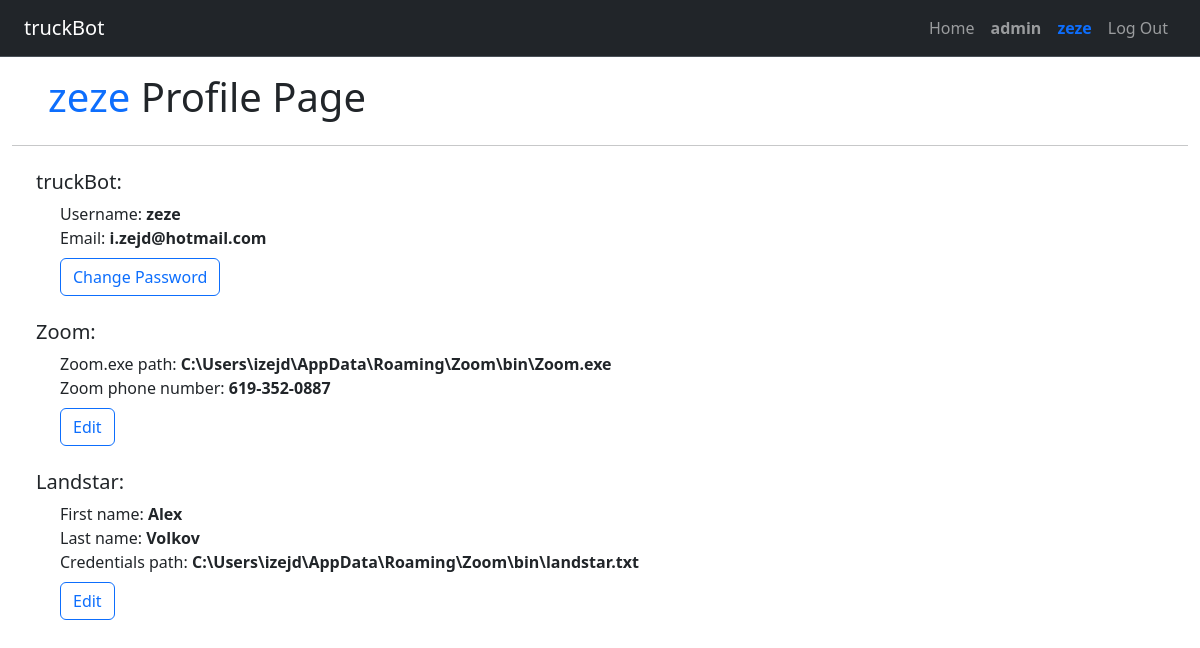
Screenshot of /profile/ (signed in) with the database file from the repository.
### truckBot/models.py (models this page shows, shortened)
class User(AbstractUser):
    zoom_exe_path = models.CharField(max_length=300, blank=True)
    zoom_phone_numb = models.CharField(max_length=150, blank=True)
    landstar_firstname = models.CharField(max_length=50)
    landstar_lastname = models.CharField(max_length=50)
    landstar_credentials_path = models.CharField(max_length=250, blank=True)

### truckBot/views.py (the view, shortened to what this page needs)
# urls.py: path('profile/', views.profile, name="profile"),
@login_required
def profile(request):
    try:
        profile = User.objects.get(username=request.user.username)
        message = None
        return render(request, "truckBot/profile.html", context={
                "profile": profile,
                "message": message})
    except User.DoesNotExist:
        return HttpResponseRedirect(reverse("index"))

### truckBot/templates/truckBot/profile.html (shortened to what this page needs)
{% extends "truckBot/layout.html" %}
{% block body %}
<div class="container-fluid">
    <div class="row mt-3 ms-4">
        <div class="col-12 col-lg-5">
            <h1 class=""> <span class="text-primary"> {{profile.username}} </span>Profile Page</h1>
        </div>
    </div>
    <hr>
    <div class="mt-4 ms-4">
        <div id="truckBot" class="mb-4">
            <h5>truckBot:</h5>
            <div class="show ms-4 profile-view">
                <span>Username: <b>{{ profile.username }}</b></span>
                <br><span>Email: <b>{{ profile.email }}</b></span>
                <br><button class="mt-2 btn btn-outline-primary edit-btn">Change Password</button>
            </div>
        </div>
        <div id="zoom" class="mb-4">
            <h5>Zoom:</h5>
            <div class="show ms-4 profile-view">
                <span>Zoom.exe path: <b>{{ profile.zoom_exe_path }}</b></span>
                <br><span>Zoom phone number: <b>{{ profile.zoom_phone_numb }}</b></span>
                <br><button class="mt-2 btn btn-outline-primary edit-btn">Edit</button>
            </div>
        </div>
        <div id="landstar" class="mb-4">
            <h5>Landstar:</h5>
            <div class="show ms-4 profile-view">
                <span>First name: <b>{{ profile.landstar_firstname}}</b></span>
                <br><span>Last name: <b>{{ profile.landstar_lastname}}</b></span>
                <br><span>Credentials path: <b>{{ profile.landstar_credentials_path }}</b></span>
                <br><button class="mt-2 btn btn-outline-primary edit-btn">Edit</button>
            </div>
        </div>
    </div>
</div>
{% endblock %}

### truckBot/templates/truckBot/layout.html (shortened to what this page needs)
{% load static %}
<!DOCTYPE html>
<html lang="en">
<head>
    <link href="https://cdn.jsdelivr.net/npm/bootstrap@5.3.3/dist/css/bootstrap.min.css" rel="stylesheet"
>
    <link href="{% static 'truckBot/styles.css' %}" rel="stylesheet">
</head>
<body>
        <nav class="navbar navbar-expand-lg navbar bg-dark border-bottom " data-bs-theme="dark">
            <a class="navbar-brand ms-4" href="{% url 'index' %}">truckBot</a>
            <div class="collapse navbar-collapse" id="navbarSupportedContent">
                <ul class="navbar-nav ms-auto">
                    {% if user.is_authenticated %}
                    <li class="nav-item">
                        <a class="nav-link" href="{% url 'index' %}">Home</a>
                    </li>
                    {% if user.is_superuser %}
                    <li class="nav-item">
                        <a class="nav-link"
                            href=" {% url 'admin:index' %}" target="_blank"><strong>admin
                            </strong></a>
                    </li>
                    {% endif %}
                    <li class="nav-item">
                        <a class="nav-link text-primary"
                            href=" {% url 'profile' %}"><strong>{{user.username}}</strong></a>
                    </li>
                    <li class="nav-item">
                        <a class="nav-link me-4" href="{% url 'logout' %}">Log Out</a>
                    </li>
                    {% else %}
                    <li class="nav-item">
                        <a class="nav-link me-4" href="{% url 'login' %}">Log In</a>
                    </li>
                    {% endif %}
                </ul>
            </div>
        </nav>
{% block body %}
{% endblock %}
</body>
</html>

### truckBot/static/truckBot/styles.css (style rules this page uses)
.show { display: block; }

### rows the page displays
User: username "zeze", email "i.zejd@hotmail.com", zoom_exe_path "C:\\Users\\izejd\\AppData\\Roaming\\Zoom\\bin\\Zoom.exe", zoom_phone_numb "619-352-0887", landstar_firstname "Alex", landstar_lastname "Volkov", landstar_credentials_path "C:\\Users\\izejd\\AppData\\Roaming\\Zoom\\bin\\landstar.txt"
